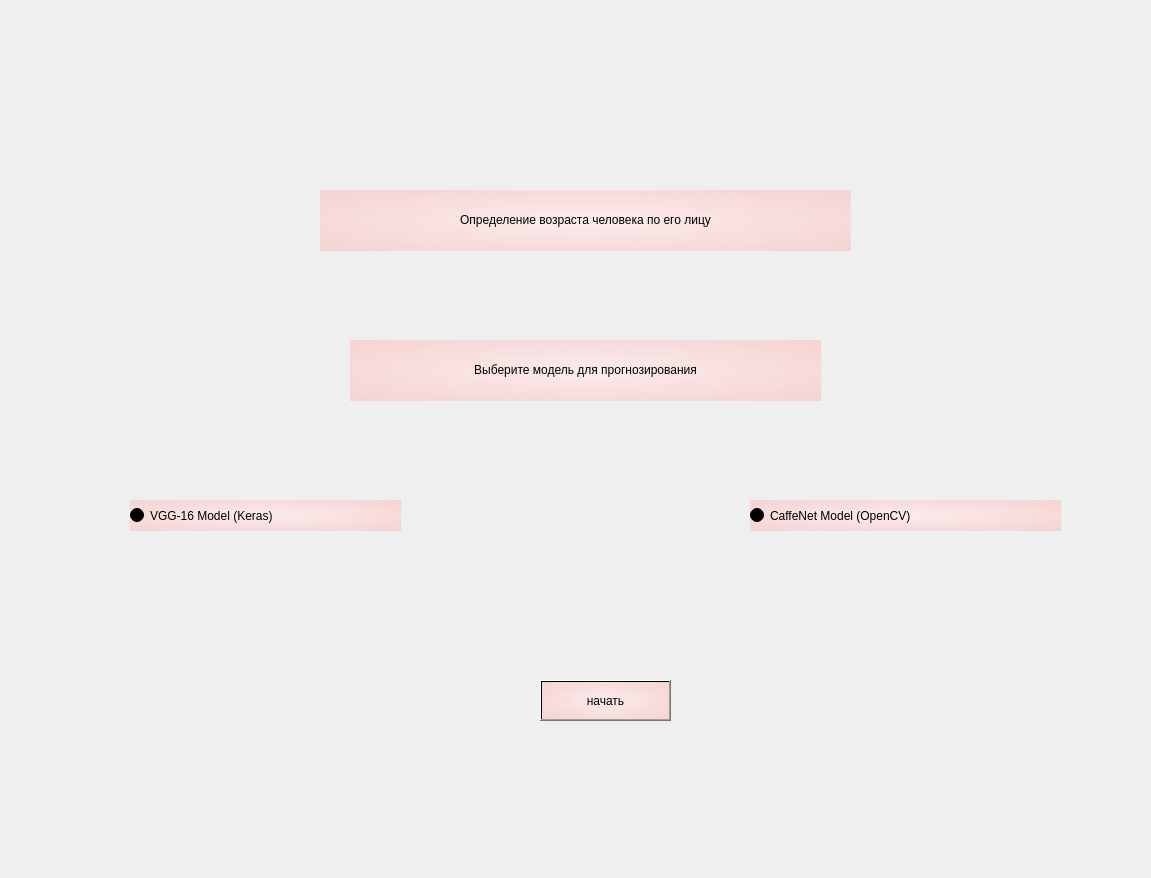
<?xml version="1.0" encoding="UTF-8"?>
<ui version="4.0">
 <class>MainWindow</class>
 <widget class="QMainWindow" name="MainWindow">
  <property name="geometry">
   <rect>
    <x>0</x>
    <y>0</y>
    <width>1151</width>
    <height>878</height>
   </rect>
  </property>
  <property name="windowTitle">
   <string>MainWindow</string>
  </property>
  <property name="styleSheet">
   <string notr="true">border-image: url(:/newPrefixBack/back.jpg);</string>
  </property>
  <widget class="QWidget" name="centralwidget">
   <widget class="QLabel" name="Title">
    <property name="geometry">
     <rect>
      <x>320</x>
      <y>190</y>
      <width>531</width>
      <height>61</height>
     </rect>
    </property>
    <property name="styleSheet">
     <string notr="true">background-color: qradialgradient(spread:pad, cx:0.5, cy:0.5, radius:2, fx:0.5, fy:0.5, stop:0 rgba(255, 235, 235, 206), stop:0.44 rgba(252, 128, 128, 80), stop:0.512438 rgba(124, 112, 118, 156), stop:0.751244 rgba(255, 188, 188, 80), stop:0.756219 rgba(255, 162, 162, 80), stop:1 rgba(255, 255, 255, 0));
border-image: url(:/newPrefixObj/1612493406_211-p-serii-tsvet-na-belom-fone-243.jpg);
font: 16pt &quot;Calibri&quot;;</string>
    </property>
    <property name="text">
     <string>&lt;html&gt;&lt;head/&gt;&lt;body&gt;&lt;p align=&quot;center&quot;&gt;Определение возраста человека по его лицу&lt;/p&gt;&lt;/body&gt;&lt;/html&gt;</string>
    </property>
   </widget>
   <widget class="QPushButton" name="startMainButton">
    <property name="geometry">
     <rect>
      <x>540</x>
      <y>680</y>
      <width>131</width>
      <height>41</height>
     </rect>
    </property>
    <property name="styleSheet">
     <string notr="true">background-color: qradialgradient(spread:pad, cx:0.5, cy:0.5, radius:2, fx:0.5, fy:0.5, stop:0 rgba(255, 235, 235, 206), stop:0.44 rgba(252, 128, 128, 80), stop:0.512438 rgba(124, 112, 118, 156), stop:0.751244 rgba(255, 188, 188, 80), stop:0.756219 rgba(255, 162, 162, 80), stop:1 rgba(255, 255, 255, 0));
border-image: url(:/newPrefixObj/1612493406_211-p-serii-tsvet-na-belom-fone-243.jpg);
font: 16pt &quot;Calibri&quot;;</string>
    </property>
    <property name="text">
     <string>начать</string>
    </property>
   </widget>
   <widget class="QRadioButton" name="VGGRadioButton">
    <property name="enabled">
     <bool>true</bool>
    </property>
    <property name="geometry">
     <rect>
      <x>130</x>
      <y>500</y>
      <width>271</width>
      <height>31</height>
     </rect>
    </property>
    <property name="styleSheet">
     <string notr="true">background-color: qradialgradient(spread:pad, cx:0.5, cy:0.5, radius:2, fx:0.5, fy:0.5, stop:0 rgba(255, 235, 235, 206), stop:0.44 rgba(252, 128, 128, 80), stop:0.512438 rgba(124, 112, 118, 156), stop:0.751244 rgba(255, 188, 188, 80), stop:0.756219 rgba(255, 162, 162, 80), stop:1 rgba(255, 255, 255, 0));
border-image: url(:/newPrefixObj/1612493406_211-p-serii-tsvet-na-belom-fone-243.jpg);
font: 16pt &quot;Calibri&quot;;</string>
    </property>
    <property name="text">
     <string>VGG-16 Model (Keras)</string>
    </property>
    <property name="checkable">
     <bool>true</bool>
    </property>
    <property name="checked">
     <bool>false</bool>
    </property>
   </widget>
   <widget class="QRadioButton" name="CaffeRadioButton">
    <property name="geometry">
     <rect>
      <x>750</x>
      <y>500</y>
      <width>311</width>
      <height>31</height>
     </rect>
    </property>
    <property name="styleSheet">
     <string notr="true">background-color: qradialgradient(spread:pad, cx:0.5, cy:0.5, radius:2, fx:0.5, fy:0.5, stop:0 rgba(255, 235, 235, 206), stop:0.44 rgba(252, 128, 128, 80), stop:0.512438 rgba(124, 112, 118, 156), stop:0.751244 rgba(255, 188, 188, 80), stop:0.756219 rgba(255, 162, 162, 80), stop:1 rgba(255, 255, 255, 0));
border-image: url(:/newPrefixObj/1612493406_211-p-serii-tsvet-na-belom-fone-243.jpg);
font: 16pt &quot;Calibri&quot;;</string>
    </property>
    <property name="text">
     <string>CaffeNet Model (OpenCV)</string>
    </property>
    <property name="checkable">
     <bool>true</bool>
    </property>
    <property name="checked">
     <bool>false</bool>
    </property>
   </widget>
   <widget class="QLabel" name="label">
    <property name="geometry">
     <rect>
      <x>350</x>
      <y>340</y>
      <width>471</width>
      <height>61</height>
     </rect>
    </property>
    <property name="styleSheet">
     <string notr="true">background-color: qradialgradient(spread:pad, cx:0.5, cy:0.5, radius:2, fx:0.5, fy:0.5, stop:0 rgba(255, 235, 235, 206), stop:0.44 rgba(252, 128, 128, 80), stop:0.512438 rgba(124, 112, 118, 156), stop:0.751244 rgba(255, 188, 188, 80), stop:0.756219 rgba(255, 162, 162, 80), stop:1 rgba(255, 255, 255, 0));
border-image: url(:/newPrefixObj/1612493406_211-p-serii-tsvet-na-belom-fone-243.jpg);
font: 16pt &quot;Calibri&quot;;</string>
    </property>
    <property name="text">
     <string>&lt;html&gt;&lt;head/&gt;&lt;body&gt;&lt;p align=&quot;center&quot;&gt;Выберите модель для прогнозирования&lt;/p&gt;&lt;/body&gt;&lt;/html&gt;</string>
    </property>
   </widget>
  </widget>
 </widget>
 <resources>
  <include location="diplom.qrc"/>
 </resources>
 <connections/>
</ui>
